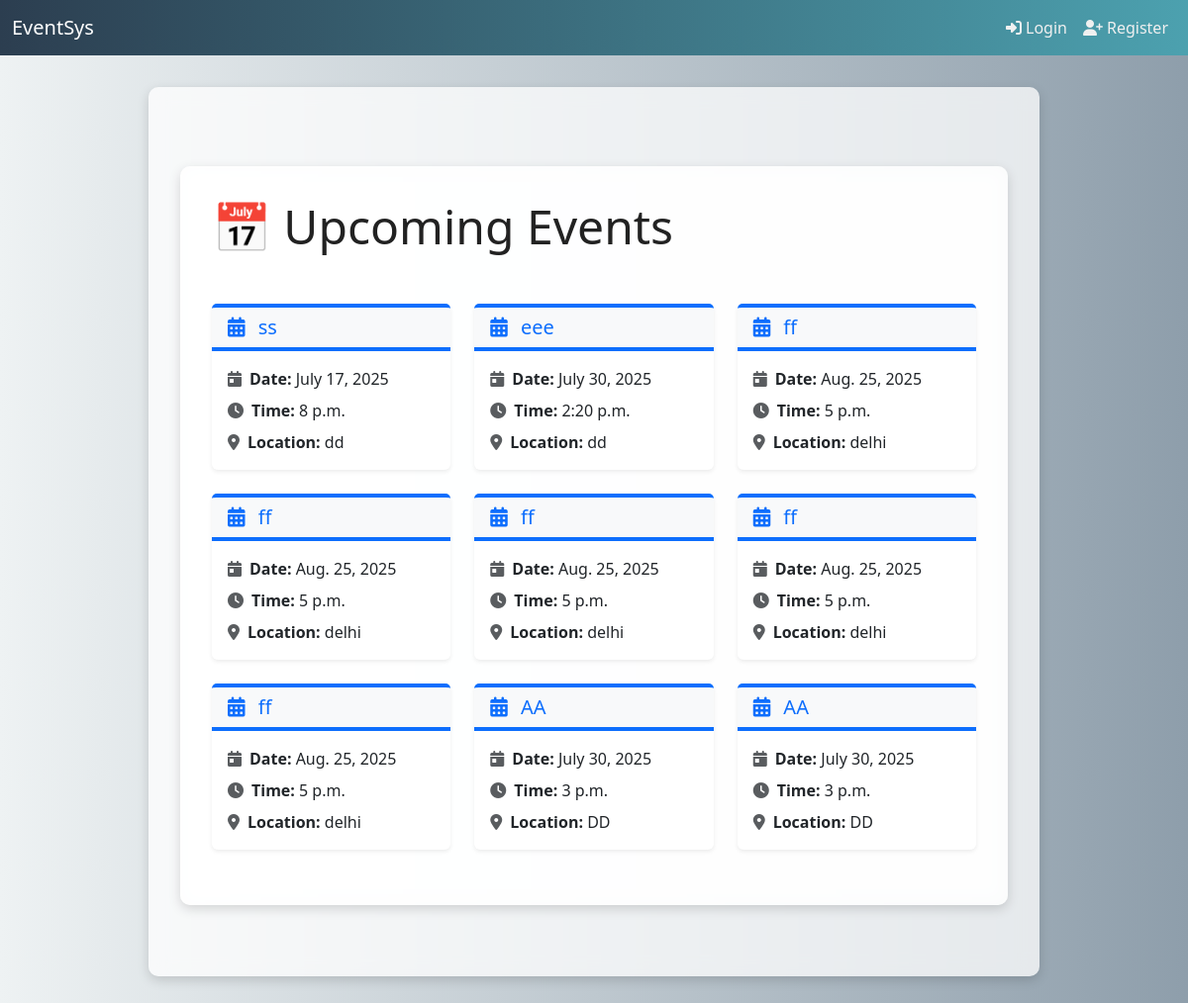
The page / on the database its author committed.
### events/models.py (models this page shows, shortened)
class Event(models.Model):
    title = models.CharField(max_length=200)
    description = models.TextField()
    date = models.DateField()
    time = models.TimeField()
    location = models.CharField(max_length=200)
    registered_users = models.ManyToManyField(User, blank=True, related_name='registered_events')

### events/views.py (the view)
# urls.py: path('', views.event_list, name='event_list'),
def event_list(request):
    events = Event.objects.all()
    return render(request, 'events/event_list.html', {'events': events})

### events/templates/events/event_list.html (shortened to what this page needs)
{% extends 'events/base.html' %}
{% load static %}
{% block content %}
<div class="container mt-5">
    <div class="d-flex justify-content-between align-items-center mb-4">
        <h1 class="display-5">📅 Upcoming Events</h1>
    </div>
    {% if events %}
        <div class="row">
            {% for event in events %}
                <div class="col-md-6 col-lg-4 mb-4">
                    <div class="card border-0 shadow-sm h-100">
                        <div class="card-header bg-light border-top border-4 border-primary">
                            <h5 class="mb-0 text-primary">
                                <i class="fas fa-calendar-alt me-2"></i>
                                <a href="{% url 'event_detail' event.id %}" class="text-decoration-none text-primary">{{ event.title }}</a>
                            </h5>
                        </div>
                        <div class="card-body">
                            <p class="card-text mb-2">
                                <i class="fas fa-calendar-day me-2 text-muted"></i><strong>Date:</strong> {{ event.date }}
                            </p>
                            <p class="card-text mb-2">
                                <i class="fas fa-clock me-2 text-muted"></i><strong>Time:</strong> {{ event.time }}
                            </p>
                            <p class="card-text mb-0">
                                <i class="fas fa-map-marker-alt me-2 text-muted"></i><strong>Location:</strong> {{ event.location }}
                            </p>
                        </div>
                    </div>
                </div>
            {% endfor %}
        </div>
    {% else %}
        <p class="text-muted text-center">No events available.</p>
    {% endif %}
</div>
{% endblock %}

### events/templates/events/base.html (shortened to what this page needs)
{% load static %}
<!DOCTYPE html>
<html lang="en">
<head>
    <link href="https://cdn.jsdelivr.net/npm/bootstrap@5.3.0/dist/css/bootstrap.min.css" rel="stylesheet">
    <link rel="stylesheet" href="https://cdnjs.cloudflare.com/ajax/libs/font-awesome/6.5.0/css/all.min.css" />
    <link rel="stylesheet" href="{% static 'events/styles.css' %}">
</head>
<body>
    <nav class="navbar navbar-expand-lg navbar-dark bg-dark">
      <div class="container-fluid">
        <a class="navbar-brand" href="{% url 'event_list' %}">EventSys</a>
        <div class="collapse navbar-collapse" id="navbarNav">
          <ul class="navbar-nav ms-auto">
            {% if user.is_authenticated %}
                <li class="nav-item">
                  <a class="nav-link" href="{% url 'my_events' %}"><i class="fa-solid fa-calendar-check me-1"></i>My Events</a>
                </li>
                {% if user.is_staff %}
                <li class="nav-item">
                  <a class="nav-link" href="{% url 'create_event' %}"><i class="fa-solid fa-plus me-1"></i>Create Event</a>
                </li>
                {% endif %}
                <li class="nav-item">
                  <a class="nav-link" href="{% url 'logout' %}"><i class="fa-solid fa-right-from-bracket me-1"></i>Logout</a>
                </li>
            {% else %}
                <li class="nav-item">
                  <a class="nav-link" href="{% url 'login' %}"><i class="fa-solid fa-right-to-bracket me-1"></i>Login</a>
                </li>
                <li class="nav-item">
                  <a class="nav-link" href="{% url 'register' %}"><i class="fa-solid fa-user-plus me-1"></i>Register</a>
                </li>
            {% endif %}
          </ul>
        </div>
      </div>
    </nav>
    <div class="container">
      <div class="position-fixed bottom-0 end-0 p-3" style="z-index: 1100">
      </div>
      {% block content %}
      {% endblock %}
    </div>
</body>
</html>

### events/static/events/styles.css (style rules this page uses)
body { font-family: 'Segoe UI', Tahoma, Geneva, Verdana, sans-serif; background-color: #ffe6e6; padding: 0; margin: 0; color: #333; }
.container { max-width: 900px; margin: 40px auto; padding: 30px; background: #ffffff; box-shadow: 0 8px 20px rgba(0, 0, 0, 0.1); border-radius: 12px; transition: all 0.3s ease-in-out; }
h1, h2 { color: #222; margin-bottom: 25px; font-weight: 600; }
a { text-decoration: none; color: #007bff; font-weight: 500; transition: color 0.2s ease-in-out; }

### events/templates/events/base.html (style rules this page uses)
body { background: linear-gradient(to right, #eef2f3, #8e9eab); font-family: 'Segoe UI', Tahoma, Geneva, Verdana, sans-serif; }
.navbar { background: linear-gradient(to right, #2c3e50, #4ca1af) !important; }
.container { background: rgba(255, 255, 255, 0.75); backdrop-filter: blur(10px); border-radius: 10px; padding: 2rem; margin-top: 2rem; box-shadow: 0 4px 12px rgba(0, 0, 0, 0.15); }
.nav-link { color: #f0f0f0 !important; }

### rows shown on the page
Event: title "ss", date "July 17, 2025", time "8 p.m.", location "dd"
Event: title "eee", date "July 30, 2025", time "2:20 p.m.", location "dd"
Event: title "ff", date "Aug. 25, 2025", time "5 p.m.", location "delhi"
Event: title "ff", date "Aug. 25, 2025", time "5 p.m.", location "delhi"
Event: title "ff", date "Aug. 25, 2025", time "5 p.m.", location "delhi"
Event: title "ff", date "Aug. 25, 2025", time "5 p.m.", location "delhi"
Event: title "ff", date "Aug. 25, 2025", time "5 p.m.", location "delhi"
Event: title "AA", date "July 30, 2025", time "3 p.m.", location "DD"
Event: title "AA", date "July 30, 2025", time "3 p.m.", location "DD"
